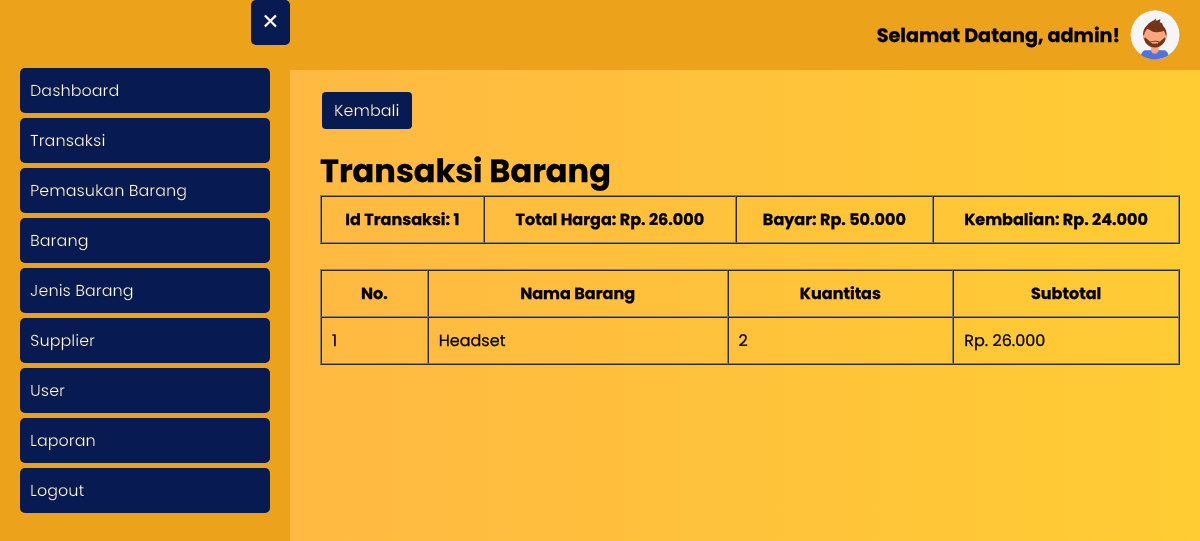
Page /transaksi/detail_transaksi.php?id_transaksi=1 (signed in) on the earlier database version.
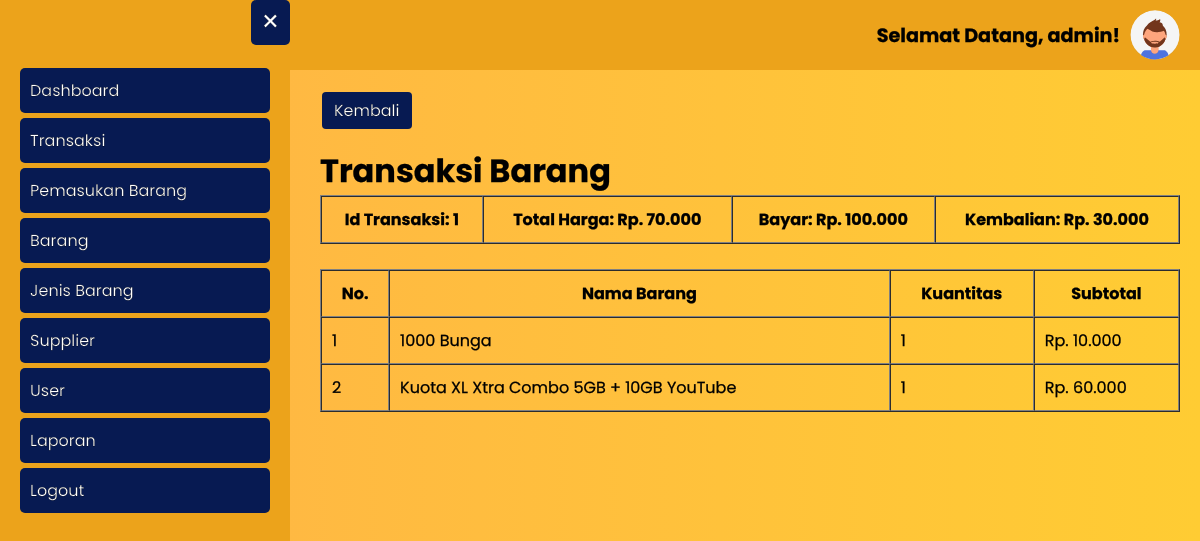
Same page on the later database version.
### tables this page shows
CREATE TABLE `transaksi` (
  `id_transaksi` int(11) NOT NULL,
  `tanggal_transaksi` datetime NOT NULL,
  `total_harga` int(11) DEFAULT NULL,
  `bayar` int(11) DEFAULT NULL,
  `kembalian` int(11) DEFAULT NULL,
  `id_user` int(11) NOT NULL
);

CREATE TABLE `detail_transaksi` (
  `id_detail_transaksi` int(11) NOT NULL,
  `id_transaksi` int(11) NOT NULL,
  `id_barang` int(11) NOT NULL,
  `kuantitas` int(11) NOT NULL,
  `subtotal` int(11) NOT NULL
);

CREATE TABLE `barang` (
  `id_barang` int(11) NOT NULL,
  `nama_barang` varchar(50) NOT NULL,
  `harga_beli` int(11) NOT NULL,
  `harga_jual` int(11) NOT NULL,
  `stok_barang` int(11) NOT NULL,
  `id_jenis_barang` int(11) NOT NULL
);

### transaksi/detail_transaksi.php (the view, shortened to what this page needs)
<?php
require_once '../koneksi.php';
$id_transaksi = htmlspecialchars($_GET['id_transaksi']);
$data_transaksi = mysqli_fetch_assoc(mysqli_query($koneksi, "SELECT * FROM transaksi INNER JOIN user ON transaksi.id_user = user.id_user WHERE transaksi.id_transaksi = '$id_transaksi'"));
$detail_transaksi = mysqli_query($koneksi, "SELECT * FROM detail_transaksi INNER JOIN transaksi ON detail_transaksi.id_transaksi = transaksi.id_transaksi INNER JOIN barang ON detail_transaksi.id_barang = barang.id_barang WHERE detail_transaksi.id_transaksi = '$id_transaksi' ORDER BY barang.nama_barang ASC");
?>
<html>
<head>
	<?php include_once '../include/head.php'; ?>
</head>
<body class="bg-gradient">
    <?php include_once '../include/topbar.php' ?>
	<?php include_once '../include/sidebar.php'; ?>
	<div class="main-content">
		<a href="<?= BASE_URL; ?>transaksi/transaksi.php" class="btn">Kembali</a>
		<div class="my">
			<h1 class="inline-block">Transaksi Barang</h1>
			<table border="1" cellpadding="10" cellspacing="0">
				<tr>
					<th>
						Id Transaksi: <?= $data_transaksi['id_transaksi']; ?>
					</th>
					<th>
						Total Harga: Rp. <?= str_replace(",", ".", number_format($data_transaksi['total_harga'])); ?>
					</th>
					<th>
						Bayar: Rp. <?= str_replace(",", ".", number_format($data_transaksi['bayar'])); ?>
					</th>
					<th>
						Kembalian: Rp. <?= str_replace(",", ".", number_format($data_transaksi['kembalian'])); ?>
					</th>
				</tr>
			</table>
			<br>
			<table border="1" cellpadding="10" cellspacing="0">
				<thead>
					<tr>
						<th>No.</th>
						<th>Nama Barang</th>
						<th>Kuantitas</th>
						<th>Subtotal</th>
					</tr>
				</thead>
				<tbody>
					<?php $i = 1; ?>
					<?php foreach ($detail_transaksi as $ddt): ?>
						<tr>
							<td><?= $i++; ?></td>
							<td><?= $ddt['nama_barang']; ?></td>
							<td><?= $ddt['kuantitas']; ?></td>
							<td>Rp. <?= str_replace(",", ".", number_format($ddt['subtotal'])); ?></td>
						</tr>
					<?php endforeach ?>
				</tbody>
			</table>
		</div>
	</div>
</body>
</html>

Differences in the rows shown:
changed transaksi id 1: total_harga "26.000" → "70.000"; bayar "50.000" → "100.000"; kembalian "24.000" → "30.000"
changed detail_transaksi: id_barang.nama_barang "Headset" → "1000 Bunga"; kuantitas "2" → "1"; subtotal "26.000" → "10.000"
now on this page (row edited): detail_transaksi: id_barang.nama_barang "Kuota XL Xtra Combo 5GB + 10GB YouTube", kuantitas "1", subtotal "60.000"
